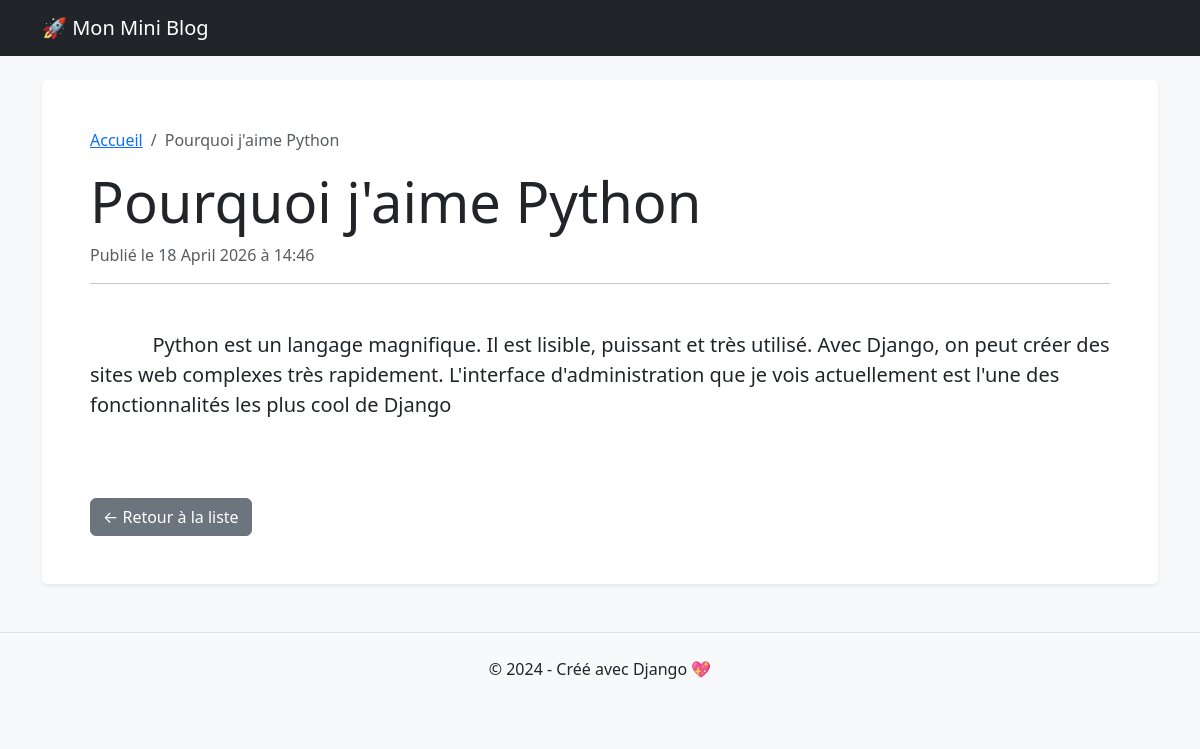
Screenshot of /article/2/ with the database file from the repository.
### blog/models.py (models this page shows, shortened)
class Article(models.Model):
    titre = models.CharField(max_length=200) # Un titre court
    contenu = models.TextField()               # Un texte long
    date_publication = models.DateTimeField(auto_now_add=True) # Date automatique

### blog/views.py (the view)
# urls.py: path('article/<int:id>/', views.detail_article, name='detail_article'),
def detail_article(request, id):
    article = get_object_or_404(Article, id=id)
    return render(request, 'blog/detail.html', {'article': article})

### blog/templates/blog/detail.html
{% extends 'blog/base.html' %}
{% block content %}
    <div class="bg-white p-5 rounded shadow-sm">
        <nav aria-label="breadcrumb">
            <ol class="breadcrumb">
                <li class="breadcrumb-item"><a href="{% url 'liste_articles' %}">Accueil</a></li>
                <li class="breadcrumb-item active" aria-current="page">{{ article.titre }}</li>
            </ol>
        </nav>
        <h1 class="display-4">{{ article.titre }}</h1>
        <p class="text-muted">Publié le {{ article.date_publication|date:"d F Y à H:i" }}</p>
        <hr>
        <div class="lead" style="white-space: pre-wrap;">
            {{ article.contenu }}
        </div>
        <div class="mt-5">
            <a href="{% url 'liste_articles' %}" class="btn btn-secondary">&larr; Retour à la liste</a>
        </div>
    </div>
{% endblock %}

### rows the page displays
Article: titre "Pourquoi j'aime Python", date_publication "18 April 2026 à 14:46", contenu "Python est un langage magnifique. Il est lisible, puissant et très utilisé. Avec Django, on peut créer des sites web complexes très rapidement. L'interface d'administration que je vois actuellement est l'une des fonctionnalités les plus cool de Django"
